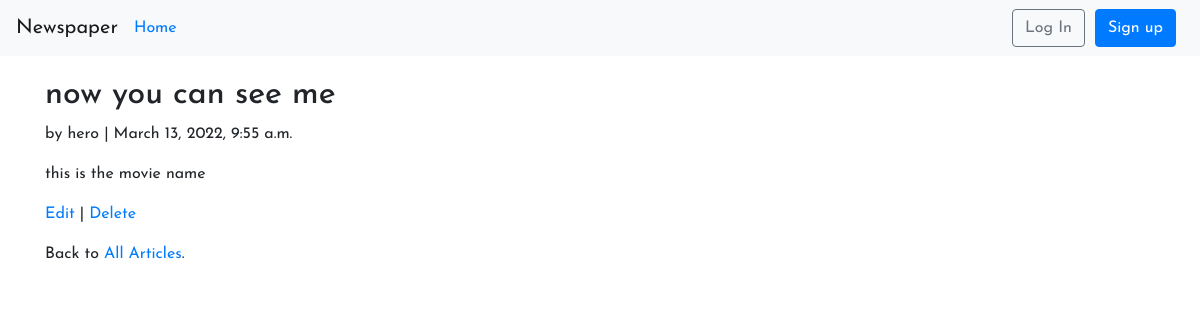
/artical/4/, run on the app's committed database.
### artical/models.py (models this page shows, shortened)
class Artical(models.Model):
    title = FroalaField(max_length=225)
    body = FroalaField(blank = True)
    date = models.DateTimeField(auto_now=True)
    author = models.ForeignKey(
        get_user_model(),
        on_delete= models.CASCADE,
    )

### users/models.py (models this page shows)
class CustomUser(AbstractUser):
    age = models.PositiveBigIntegerField(null=True, blank= True)

### artical/views.py (the view)
# urls.py: path('<int:pk>/', ArticleDetailView.as_view(), name='article_detail'), # new
class ArticleDetailView(DetailView): # new
    model = Artical
    template_name = 'article_detail.html'
    login_url  = 'login'

### templates/article_detail.html
{% extends 'base.html' %}
{% block content %}
<div class="article-entry" style="margin-top: 20px;">
<h2>{{ object.title | safe }}</h2>
<p>by {{ object.author }} | {{ object.date }}</p>
<p>{{ object.body | safe }}</p>
</div>
<p><a href="{% url 'article_edit' artical.pk %}">Edit</a> |
<a href="{% url 'article_delete' artical.pk %}">Delete</a></p>
<p>Back to <a href="{% url 'article_list' %}">All Articles</a>.</p>
{% endblock content %}

### data on the page
Artical: title "now you can see me", author "hero", date "March 13, 2022, 9:55 a.m.", body "this is the movie name"
